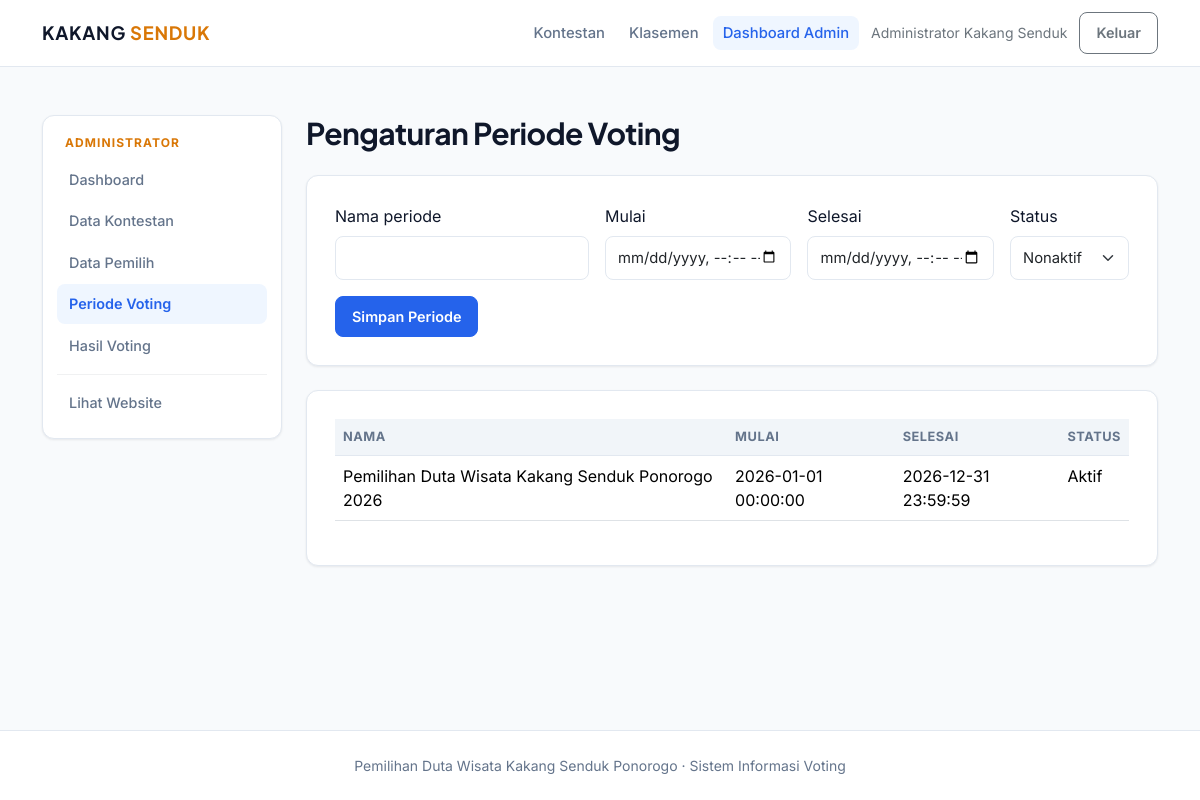
Screenshot of /admin/periode.php (signed in) with the database file from the repository.
### tables this page shows
CREATE TABLE IF NOT EXISTS periode_voting (
  id INT UNSIGNED AUTO_INCREMENT PRIMARY KEY,
  nama_periode VARCHAR(100) NOT NULL,
  tanggal_mulai DATETIME NOT NULL,
  tanggal_selesai DATETIME NOT NULL,
  status ENUM('Aktif','Nonaktif') NOT NULL DEFAULT 'Nonaktif'
);

### config/fungsi.php (called while the page is built, shortened)
<?php
function e($value): string { return htmlspecialchars((string)$value, ENT_QUOTES, 'UTF-8'); }

### admin/periode.php (the view, shortened to what this page needs)
<?php
require_once __DIR__.'/../config/fungsi.php';require_admin();
$rows=$pdo->query('SELECT * FROM periode_voting ORDER BY id DESC')->fetchAll();$page_title='Periode Voting';require __DIR__.'/_layout_top.php';?>
<h1 class="section-title mb-4">Pengaturan Periode Voting</h1><div class="panel mb-4"><form method="post"><input type="hidden" name="csrf" value="<?= e(csrf_token()) ?>"><div class="row g-3"><div class="col-md-4"><label class="form-label">Nama periode</label><input class="form-control" name="nama_periode" required></div><div class="col-md-3"><label class="form-label">Mulai</label><input class="form-control" type="datetime-local" name="tanggal_mulai" required></div><div class="col-md-3"><label class="form-label">Selesai</label><input class="form-control" type="datetime-local" name="tanggal_selesai" required></div><div class="col-md-2"><label class="form-label">Status</label><select class="form-select" name="status"><option>Nonaktif</option><option>Aktif</option></select></div></div><button class="btn btn-gold mt-3">Simpan Periode</button></form></div><div class="panel table-responsive"><table class="table"><thead><tr><th>Nama</th><th>Mulai</th><th>Selesai</th><th>Status</th></tr></thead><tbody><?php foreach($rows as $p): ?><tr><td><?= e($p['nama_periode']) ?></td><td><?= e($p['tanggal_mulai']) ?></td><td><?= e($p['tanggal_selesai']) ?></td><td><?= e($p['status']) ?></td></tr><?php endforeach; ?></tbody></table></div>
<?php require __DIR__.'/_layout_bottom.php'; ?>

### assets/css/style.css (style rules this page uses)
:root { --bg-page: #F8FAFC; --surface: #FFFFFF; --surface-subtle: #F1F5F9; --text-main: #0F172A; --text-muted: #64748B; --border-subtle: #E2E8F0; --primary: #2563EB; --primary-hover: #1D4ED8; --accent-gold: #D97706; --accent-gold-soft: #FEF3C7; --radius-sm: 8px; --radius-md: 12px; --radius-lg: 16px; --shadow-sm: 0 1px 3px rgba(15, 23, 42, 0.05), 0 1px 2px rgba(15, 23, 42, 0.03); --shadow-md: 0 8px 24px rgba(15, 23, 42, 0.06); }
*, *::before, *::after { box-sizing: border-box; }
body { font-family: 'Inter', -apple-system, BlinkMacSystemFont, sans-serif; background-color: var(--bg-page); color: var(--text-main); min-height: 100vh; display: flex; flex-direction: column; -webkit-font-smoothing: antialiased; }
h1, h2, h3, h4, .navbar-brand, .section-title, .stat-number { font-family: 'Plus Jakarta Sans', sans-serif; letter-spacing: -0.02em; }
.btn { border-radius: var(--radius-sm); font-weight: 600; font-size: 0.9rem; padding: 9px 16px; transition: all 0.15s ease; }
.btn-primary, .btn-gold { background-color: var(--primary); border-color: var(--primary); color: #FFFFFF; }
.section-title { font-weight: 700; font-size: clamp(1.5rem, 2.5vw, 2rem); color: var(--text-main); }
.panel, .candidate-card, .stat-card { background-color: var(--surface); border: 1px solid var(--border-subtle); border-radius: var(--radius-md); box-shadow: var(--shadow-sm); }
.panel { padding: 28px; }
.form-control, .form-select { padding: 10px 12px; border-radius: var(--radius-sm); border-color: var(--border-subtle); font-size: 0.925rem; }
.table thead th { background-color: var(--surface-subtle); color: var(--text-muted); font-size: 0.8rem; text-transform: uppercase; letter-spacing: 0.04em; border-bottom-color: var(--border-subtle); }

### rows the page displays
periode_voting: nama_periode "Pemilihan Duta Wisata Kakang Senduk Ponorogo 2026", tanggal_mulai "2026-01-01 00:00:00", tanggal_selesai "2026-12-31 23:59:59", status "Aktif"

### other values shown
user()['nama'] "Administrator Kakang Senduk"
